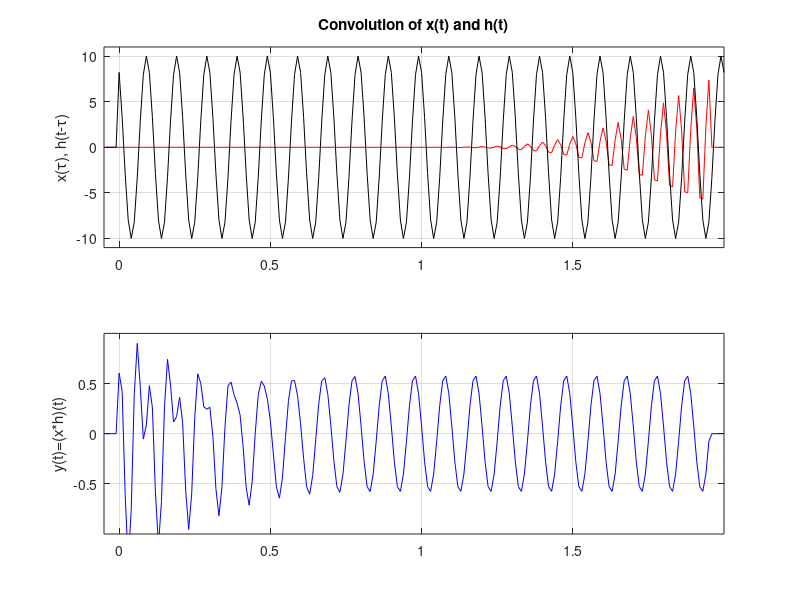

Here is the MATLAB script that generated this plot:

% Simulation of Convolution
%
clear all; clf
Ts=0.01; Tend=2; t=0:Ts:Tend;
x=10*cos(20*pi*t+pi*(rand(1,1)-0.5));     % input signal
h=20*exp(-10.^t).*cos(40*pi*t);		% impulse response
% approximate convolution integral
y=Ts*conv(x,h);
M=length(x);
figure(1)
x1=[zeros(1,5) x(1:M)];
z=y(1);y1=[zeros(1,5) z zeros(1,M-1)];
t0=-5*Ts:Ts:Tend;
for k=0:M-6,
 pause(0.05) 
 h0=fliplr(h);
 h1=[h0(M-k-5:M) zeros(1,M-k-1)];
 subplot(211)
 plot(t0,h1,'r')
 hold on
 plot(t0,x1,'k')
 title('Convolution of x(t) and h(t)')
 ylabel('x(\tau), h(t-\tau)'); grid; axis([min(t0) max(t0) 1.1*min(x) 1.1*max(x)])
  hold off
 subplot(212)
 plot(t0,y1,'b')
 ylabel('y(t)=(x*h)(t)'); grid; axis([min(t0) max(t0) 0.1*min(x) 0.1*max(x)])
 z=[z y(k+2)];
 y1=[zeros(1,5) z zeros(1,M-length(z))];
end  
